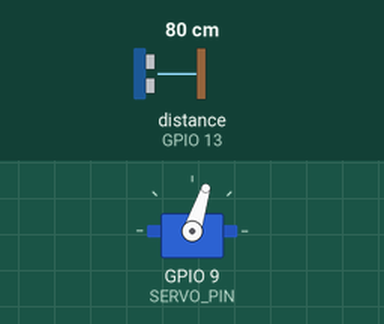
Simulated run of this sketch. Board: ESP32. Shown: servo. The inputs (shaded band) are chosen by the test bench; at power-on: distance to the obstacle (sensor on GPIO 13) 80 cm. The echo pulse lasts 58.3 µs per cm; WiFi joins after 1.5 s; servers stay silent unless stated; uploads are accepted with an empty reply; what the sketch prints to the serial monitor is not drawn.

Above: at 3.2 s.
3.3 s: distance to the obstacle (sensor on GPIO 13) set to 2 cm
At 8.7 s:
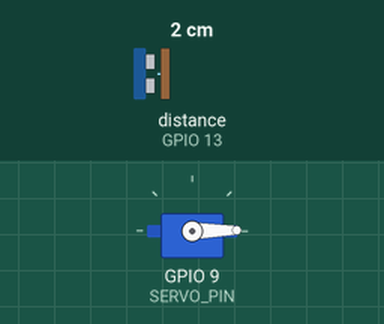
9.3 s: distance to the obstacle (sensor on GPIO 13) set to 35 cm
At 14.1 s:
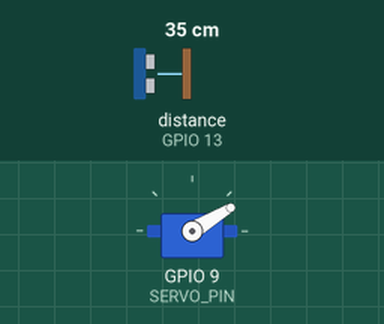
15.3 s: distance to the obstacle (sensor on GPIO 13) set to 60 cm
At 19.5 s:
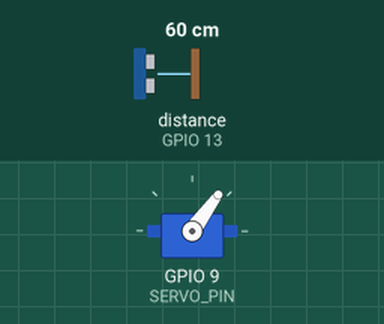
21.3 s: distance to the obstacle (sensor on GPIO 13) set to 120 cm
At 25.2 s:
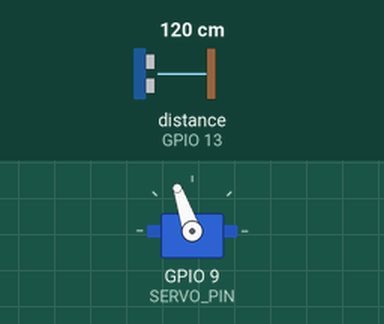
Timing chart, 0 to 26.7 s (numbered marks = the images above; inputs shaded):
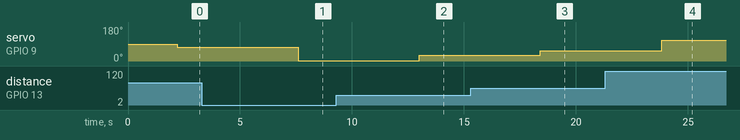

Measured:
- after the input at 3.3 s, servo on GPIO 9 (SERVO_PIN): 72° → 1° after 4.3 s
- after the input at 9.3 s, servo on GPIO 9 (SERVO_PIN): 1° → 31° after 3.7 s
- after the input at 15.3 s, servo on GPIO 9 (SERVO_PIN): 31° → 54° after 3.1 s
- after the input at 21.3 s, servo on GPIO 9 (SERVO_PIN): 54° → 109° after 2.5 s

The sketch:

Firmware.ino
```cpp
#include <Servo.h>
#include <WiFi.h>
#include <HTTPClient.h>
#include <NewPing.h>

// Configuración de WiFi
const char* ssid = "";
const char* password = "";

// URLs de los endpoints
const char* gradosEndpoint = "http://localhost:8888/api/grados";
const char* distanciaEndpoint = "http://localhost:8888/api/distancia";

// Pines
#define TRIGGER_PIN 12 // Pin TRIGGER del sensor de proximidad
#define ECHO_PIN 13    // Pin ECHO del sensor de proximidad
#define SERVO_PIN 9    // Pin del servomotor

// Rango máximo para el sensor de proximidad
#define MAX_DISTANCE 200

// Inicialización del sensor de proximidad
NewPing sonar(TRIGGER_PIN, ECHO_PIN, MAX_DISTANCE);

// Inicialización del servomotor
Servo myservo;

void setup() {
  Serial.begin(115200);
  myservo.attach(SERVO_PIN);

  // Conexión a WiFi
  WiFi.begin(ssid, password);
  Serial.print("Connecting to WiFi");
  while (WiFi.status() != WL_CONNECTED) {
    delay(1000);
    Serial.print(".");
  }
  Serial.println(" Connected!");
}

void loop() {
  // Lectura del sensor de proximidad
  float distance = sonar.ping_cm();
  Serial.print("Distance: ");
  Serial.print(distance);
  Serial.println(" cm");

  // Enviar datos de distancia al endpoint
  if (distance > 0) {
    sendDistance(distance);
  }

  // Control del servomotor
  int grados = map(distance, 0, MAX_DISTANCE, 0, 180);
  myservo.write(grados);
  sendGrados(grados);

  delay(5000); // Esperar 5 segundos antes de la siguiente lectura
}

void sendGrados(int grados) {
  if (WiFi.status() == WL_CONNECTED) {
    HTTPClient http;
    http.begin(gradosEndpoint);
    http.addHeader("Content-Type", "application/json");

    String jsonPayload = "{\"grados\":" + String(grados) + "}";
    int httpResponseCode = http.POST(jsonPayload);

    if (httpResponseCode > 0) {
      String response = http.getString();
      Serial.println(httpResponseCode);
      Serial.println(response);
    } else {
      Serial.print("Error on sending POST: ");
      Serial.println(httpResponseCode);
    }
    http.end();
  } else {
    Serial.println("Error in WiFi connection");
  }
}

void sendDistance(float distancia) {
  if (WiFi.status() == WL_CONNECTED) {
    HTTPClient http;
    http.begin(distanciaEndpoint);
    http.addHeader("Content-Type", "application/json");

    String jsonPayload = "{\"distancia\":" + String(distancia) + "}";
    int httpResponseCode = http.POST(jsonPayload);

    if (httpResponseCode > 0) {
      String response = http.getString();
      Serial.println(httpResponseCode);
      Serial.println(response);
    } else {
      Serial.print("Error on sending POST: ");
      Serial.println(httpResponseCode);
    }
    http.end();
  } else {
    Serial.println("Error in WiFi connection");
  }
}
```
